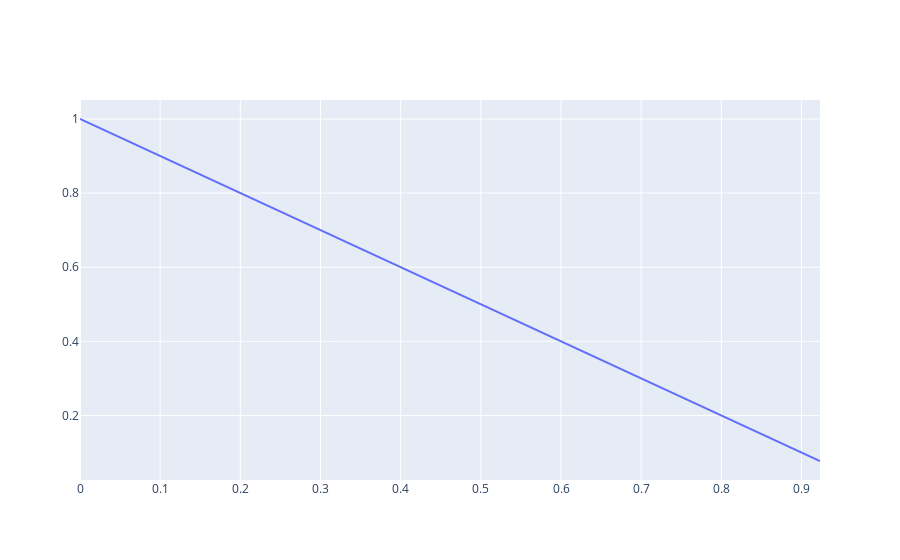

The notebook cell this image was saved under:
### Code cell
num=30
ans=np.array([P1.T])
for i in range(num):
    P1=np.matmul(T2,P1.T)
    ans=np.append(ans,[P1.T],axis=0)
import plotly.graph_objects as go
fig=go.Figure()
fig.add_trace(go.Scatter(x=ans[:,0],y=ans[:,1]))
